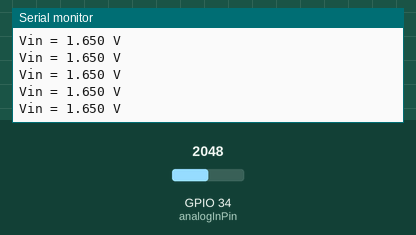
The sketch below on a simulated ESP32. Parts: the last lines printed to the serial monitor. The inputs (shaded band) are chosen by the test bench; at power-on: GPIO 34 (analogInPin) = 2048.

Above: at 1.2 s.
1.3 s: GPIO 34 (analogInPin) set to 2866
At 1.56 s:
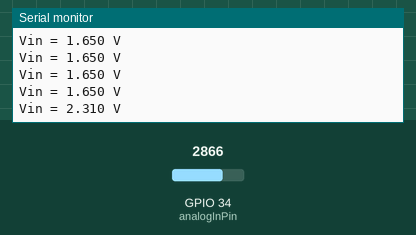
2.8 s: GPIO 34 (analogInPin) set to 3603
At 2.96 s:
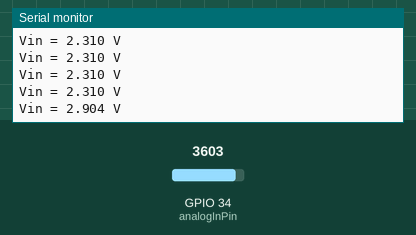
Timing chart, 0 to 5.8 s (numbered marks = the images above; inputs shaded):
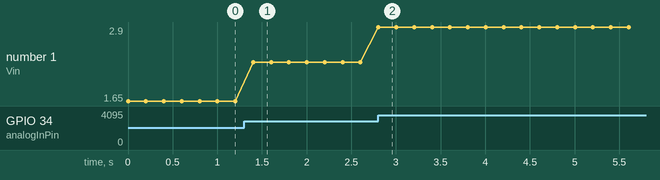

Measured:
- after the input at 1.3 s, the serial monitor: prints a new line after 0.10 s (image 1)
- after the input at 2.8 s, the serial monitor: prints a new line at once (image 2)
- plotted number 1: 1.65 → 2.31 after the input at 1.3 s, 2.31 → 2.9 after the input at 2.8 s

The sketch:

T2_Reto1_Voltaje_Vin.ino
```cpp
// Taller 2 - Reto 1: voltaje del potenciometro en el Monitor Serie
// ESP32: ADC de 12 bits (0 a 4095) referido a 3,3 V
// Expresion equivalente: Vin = N_ADC * 3,3 / 4095

const int analogInPin = 34;   // cursor del potenciometro en GPIO 34 (ADC1_CH6)
int valorADC = 0;             // cuentas leidas del ADC
float Vin = 0;                // voltaje en el pin, en voltios

void setup() {
  Serial.begin(115200);       // comunicacion serial a 115200 bps
}

void loop() {
  valorADC = analogRead(analogInPin);   // lee la entrada analogica
  Vin = valorADC * 3.3 / 4095.0;        // convierte las cuentas a voltios
  Serial.print("Vin = ");
  Serial.print(Vin, 3);                 // tres decimales
  Serial.println(" V");
  delay(200);
}
```
